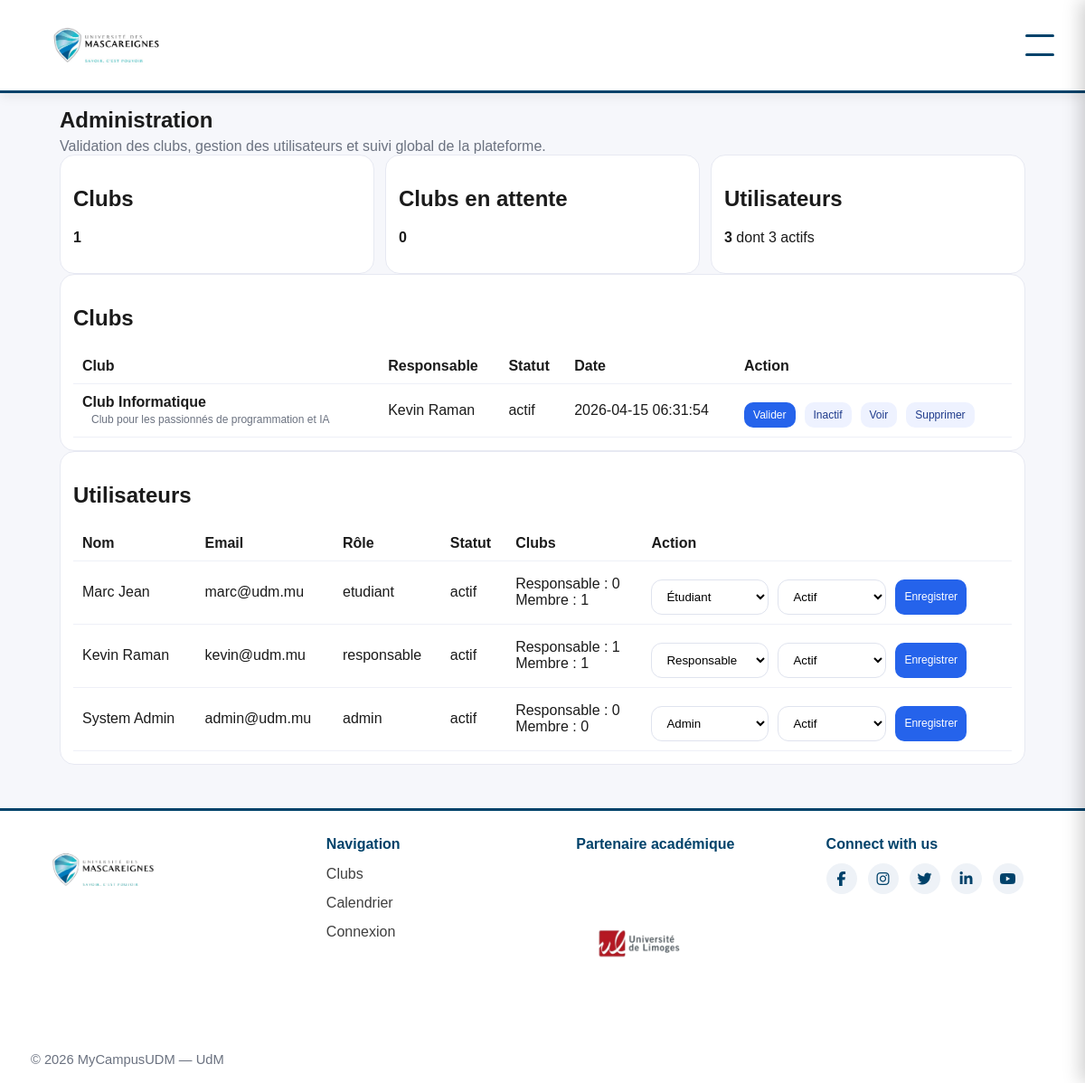
The app's page /MyCampusUdmClubs6/admin.php (signed in) with its own data.
### tables this page shows
CREATE TABLE clubs (
    id INT AUTO_INCREMENT PRIMARY KEY,
    nom_club VARCHAR(150) NOT NULL,
    description TEXT,
    categorie ENUM('sport','culture','musique','informatique','social','entrepreneuriat','autre') DEFAULT 'autre',
    image_club VARCHAR(255) DEFAULT NULL,
    responsable_id INT DEFAULT NULL,
    statut ENUM('actif','inactif','attente','supprime') DEFAULT 'attente',
    date_creation TIMESTAMP DEFAULT CURRENT_TIMESTAMP,
    FOREIGN KEY (responsable_id) REFERENCES utilisateurs(id) ON DELETE SET NULL
);

CREATE TABLE utilisateurs (
    id INT AUTO_INCREMENT PRIMARY KEY,
    nom VARCHAR(100) NOT NULL,
    prenom VARCHAR(100) NOT NULL,
    pseudo VARCHAR(50) DEFAULT NULL UNIQUE,
    email VARCHAR(150) NOT NULL UNIQUE,
    mot_de_passe_hash VARCHAR(255) NOT NULL,
    photo_profil VARCHAR(255) DEFAULT NULL,
    telephone VARCHAR(30) DEFAULT NULL,
    filiere VARCHAR(100) DEFAULT NULL,
    bio TEXT DEFAULT NULL,
    role ENUM('etudiant','responsable','admin') DEFAULT 'etudiant',
    statut ENUM('actif','inactif') DEFAULT 'actif',
    date_creation TIMESTAMP DEFAULT CURRENT_TIMESTAMP
);

### MyCampusUdmClubs6/admin.php (the view, shortened to what this page needs)
<?php
require "config/database.php";
$statsStatement = $pdo->prepare("
  SELECT
    (SELECT COUNT(*) FROM clubs WHERE statut <> 'supprime') AS total_clubs,
    (SELECT COUNT(*) FROM clubs WHERE statut = 'attente') AS clubs_attente,
    (SELECT COUNT(*) FROM utilisateurs) AS total_utilisateurs,
    (SELECT COUNT(*) FROM utilisateurs WHERE statut = 'actif') AS utilisateurs_actifs,
    (SELECT COUNT(*) FROM evenements) AS total_evenements
");
$statsStatement->execute();
$stats = $statsStatement->fetch(PDO::FETCH_ASSOC);
$clubsStatement = $pdo->prepare("
  SELECT c.*, u.nom, u.prenom
  FROM clubs c
  LEFT JOIN utilisateurs u ON c.responsable_id = u.id
  WHERE c.statut <> 'supprime'
  ORDER BY
    CASE c.statut WHEN 'attente' THEN 0 WHEN 'actif' THEN 1 ELSE 2 END,
    c.id DESC
");
$clubsStatement->execute();
$clubs = $clubsStatement->fetchAll(PDO::FETCH_ASSOC);
$usersStatement = $pdo->prepare("
  SELECT u.*,
         (SELECT COUNT(*) FROM clubs c WHERE c.responsable_id = u.id) AS total_clubs_responsable,
         (SELECT COUNT(*) FROM membres_club mc WHERE mc.utilisateur_id = u.id) AS total_clubs_membre
  FROM utilisateurs u
  ORDER BY u.id DESC
");
$usersStatement->execute();
$utilisateurs = $usersStatement->fetchAll(PDO::FETCH_ASSOC);
include "includes/header.php";
?>
<section class="entete-page">
  <h1>Administration</h1>
  <p class="texte-gris">
    Validation des clubs, gestion des utilisateurs et suivi global de la plateforme.
  </p>
</section>
<section class="grille-3">
  <article class="carte"><h2>Clubs</h2><p><strong><?= (int) $stats["total_clubs"] ?></strong></p></article>
  <article class="carte"><h2>Clubs en attente</h2><p><strong><?= (int) $stats["clubs_attente"] ?></strong></p></article>
  <article class="carte"><h2>Utilisateurs</h2><p><strong><?= (int) $stats["total_utilisateurs"] ?></strong> dont <?= (int) $stats["utilisateurs_actifs"] ?> actifs</p></article>
</section>
<section class="carte">
  <h2>Clubs</h2>
  <?php if (empty($clubs)) : ?>
    <p class="texte-gris">Aucun club enregistré pour le moment.</p>
  <?php else : ?>
    <table class="table">
      <thead>
        <tr>
          <th>Club</th>
          <th>Responsable</th>
          <th>Statut</th>
          <th>Date</th>
          <th>Action</th>
        </tr>
      </thead>
      <tbody>
        <?php foreach ($clubs as $club) : ?>
          <tr>
            <td>
              <strong><?= htmlspecialchars($club["nom_club"]) ?></strong>
              <?php if (!empty($club["description"])) : ?>
                <br><span class="texte-gris petit"><?= htmlspecialchars($club["description"]) ?></span>
              <?php endif; ?>
            </td>
            <td>
              <?php
                if (!empty($club["prenom"]) || !empty($club["nom"])) {
                  echo htmlspecialchars(trim(($club["prenom"] ?? "") . " " . ($club["nom"] ?? "")));
                } else {
                  echo "Non attribué";
                }
              ?>
            </td>
            <td><?= htmlspecialchars($club["statut"]) ?></td>
            <td><?= htmlspecialchars($club["date_creation"] ?: "-") ?></td>
            <td>
              <div class="carte-actions">
                <form method="post" action="admin_actions.php">
                  <button class="bouton petit" type="submit">Valider</button>
                </form>
                <form method="post" action="admin_actions.php">
                  <button class="bouton bouton-secondaire petit" type="submit">Inactif</button>
                </form>
                <a class="bouton bouton-secondaire petit" href="club_detail.php?id=<?= (int) $club["id"] ?>">Voir</a>
                <a class="bouton bouton-secondaire petit" href="delete_club_admin.php?id=<?= (int) $club["id"] ?>">Supprimer</a>
              </div>
            </td>
          </tr>
        <?php endforeach; ?>
      </tbody>
    </table>
  <?php endif; ?>
</section>
<section class="carte">
  <h2>Utilisateurs</h2>
  <?php if (empty($utilisateurs)) : ?>
    <p class="texte-gris">Aucun utilisateur affiché pour le moment.</p>
  <?php else : ?>
    <table class="table">
      <thead>
        <tr>
          <th>Nom</th>
          <th>Email</th>
          <th>Rôle</th>
          <th>Statut</th>
          <th>Clubs</th>
          <th>Action</th>
        </tr>
      </thead>
      <tbody>
        <?php foreach ($utilisateurs as $utilisateur) : ?>
          <tr>
            <td><?= htmlspecialchars($utilisateur["prenom"] . " " . $utilisateur["nom"]) ?></td>
            <td><?= htmlspecialchars($utilisateur["email"]) ?></td>
            <td><?= htmlspecialchars($utilisateur["role"]) ?></td>
            <td><?= htmlspecialchars($utilisateur["statut"]) ?></td>
            <td>
              Responsable : <?= (int) $utilisateur["total_clubs_responsable"] ?><br>
              Membre : <?= (int) $utilisateur["total_clubs_membre"] ?>
            </td>
            <td>
              <form method="post" action="admin_actions.php" class="carte-actions">
                <select class="champ" name="role" style="min-width:130px;">
                  <option value="etudiant" <?= $utilisateur["role"] === "etudiant" ? "selected" : "" ?>>Étudiant</option>
                  <option value="responsable" <?= $utilisateur["role"] === "responsable" ? "selected" : "" ?>>Responsable</option>
                  <option value="admin" <?= $utilisateur["role"] === "admin" ? "selected" : "" ?>>Admin</option>
                </select>
                <select class="champ" name="statut" style="min-width:120px;">
                  <option value="actif" <?= $utilisateur["statut"] === "actif" ? "selected" : "" ?>>Actif</option>
                </select>
                <button class="bouton petit" type="submit">Enregistrer</button>
              </form>
            </td>
          </tr>
        <?php endforeach; ?>
      </tbody>
    </table>
  <?php endif; ?>
</section>
<?php include "includes/footer.php"; ?>

### MyCampusUdmClubs6/css/style.css (style rules this page uses)
* { box-sizing:border-box }
body { margin:0;font-family:Arial,sans-serif;background:#f6f7fb;color:#1b1b1b }
a { color:inherit;text-decoration:none }
.entete-page h1 { margin:0 0 6px }
.texte-gris { color:#6b7280;margin:0 }
.petit { font-size:12px }
.champ { padding:10px 12px;border:1px solid #dfe3ee;border-radius:12px;background:#fff;min-width:220px }
.carte { background:#fff;border:1px solid #e7e9f2;border-radius:16px;padding:14px }
.carte-actions { display:flex;gap:10px;flex-wrap:wrap;margin-top:10px }
.bouton { border:0;background:#2563eb;color:#fff;padding:10px 12px;border-radius:12px;cursor:pointer;display:inline-block }
.bouton-secondaire { background:#eef2ff;color:#1e3a8a }
.petit { padding:7px 10px;border-radius:10px }
.grille-3 { display:grid;grid-template-columns:1fr 1fr 1fr;gap:12px }
.table { width:100%;border-collapse:collapse;margin-top:8px }
.table th,.table td { padding:10px;border-bottom:1px solid #eef0f7;text-align:left }

### MyCampusUdmClubs6/css/header-footer.css (style rules this page uses)
:root { --udm-blue: #00426a; --udm-blue-dark: #002f4d; --udm-light-blue: #0096c7; --udm-aqua: #53d4e1; --hf-text-muted: #3f3f3f; }

### records on screen
clubs: nom_club "Club Informatique", description "Club pour les passionnés de programmation et IA", responsable.nom "Kevin Raman", statut "actif", date_creation "2026-04-15 06:31:54"
utilisateurs: prenom+nom "Marc Jean", email "marc@udm.mu", role "etudiant", statut "actif", total_clubs_responsable "0", total_clubs_membre "1", role "Étudiant", statut "Actif"
utilisateurs: prenom+nom "Kevin Raman", email "kevin@udm.mu", role "responsable", statut "actif", total_clubs_responsable "1", total_clubs_membre "1", role "Responsable", statut "Actif"
utilisateurs: prenom+nom "System Admin", email "admin@udm.mu", role "admin", statut "actif", total_clubs_responsable "0", total_clubs_membre "0", role "Admin", statut "Actif"

### other values on screen
$stats["total_clubs"] "1"
$stats["clubs_attente"] "0"
$stats["total_utilisateurs"] "3"
$stats["utilisateurs_actifs"] "3"
